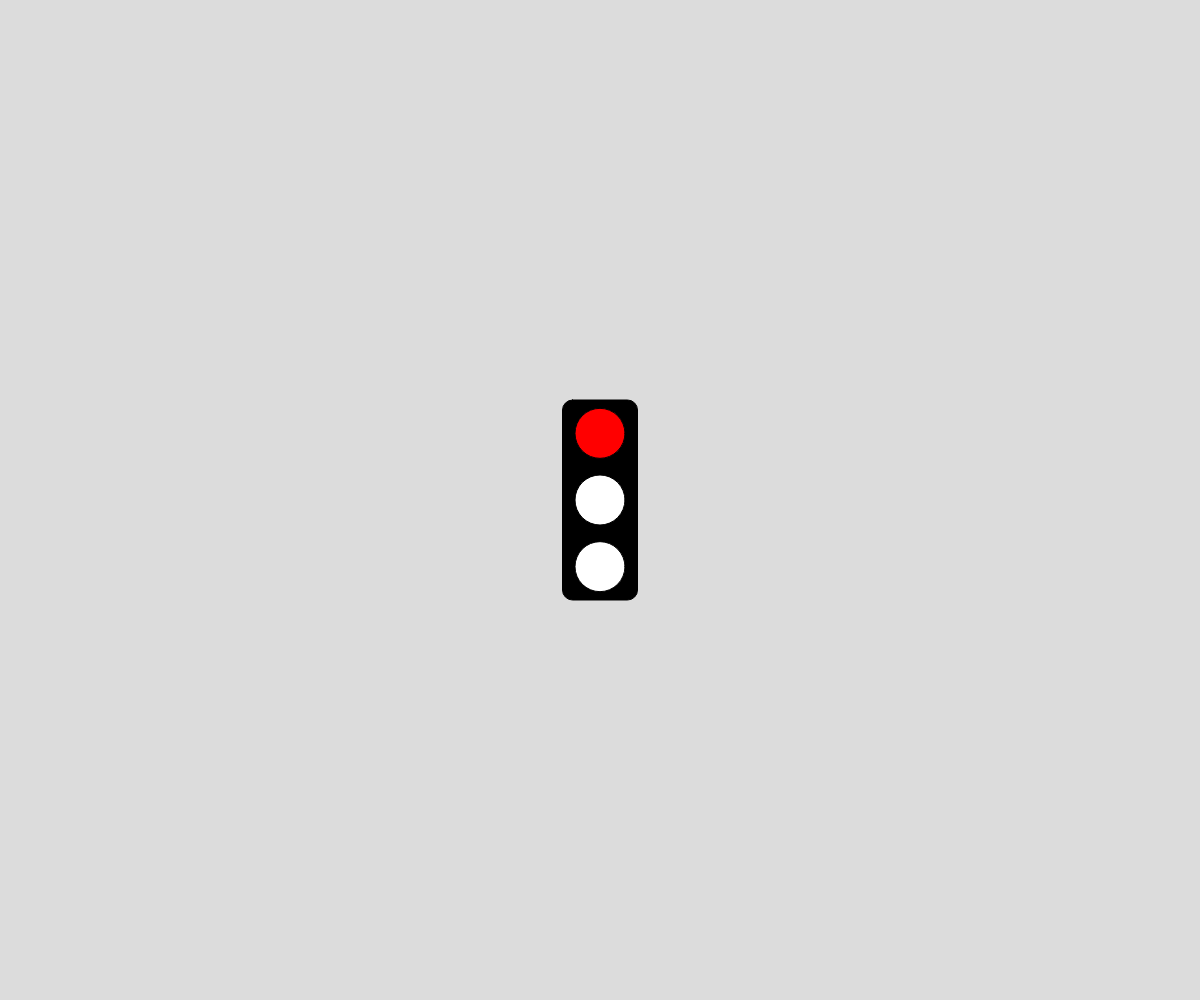
Frame 1 (no input)
Frame 60 (no input): identical to frame 1, image omitted
Frame 120 (the mouse pressed at the canvas centre since frame 60): identical to frame 1, image omitted

The p5.js sketch that drew this single still picture (run headless with seeded random() and noise() and a simulated clock; from frame 60 on, the mouse is pressed at the canvas centre):

// p5.js sketch
// ── sketch.js
// Traffic Light (Class Demo)
// Kassie Tan
// Sept 23, 2020

let colorToDisplay = "red";

let lastChangedStateTime = 0;

let greenLightDuration = 4000;
let yellowLightDuration = 1000;
let redLightDuration = 4000;

function setup() {
  createCanvas(windowWidth, windowHeight);
}

function draw() {
  background(220);

  drawOutlineOfLights();

  fillLightColor();

  changeStateOfLights();
}

function drawOutlineOfLights() {
  //box
  rectMode(CENTER);
  fill("#000000");
  rect(width/2, height/2, 75, 200, 10);

  //lights
  fill("white");
  
  circle(width/2, height/2 + 200/3, 50); //bottom
  circle(width/2, height/2 - 200/3, 50); //top
  circle(width/2, height/2, 50); //middle
}

function fillLightColor(){
  if (colorToDisplay === "green") {
    fill("green");
    circle(width/2, height/2 + 200/3, 50); //bottom
  }

  else if (colorToDisplay === "yellow") {
    fill("yellow");
    circle(width/2, height/2, 50); //middle
  }

  else { // (colorToDisplay === "red")
    fill("red");
    circle(width/2, height/2 - 200/3, 50); //top
  }
}

function changeStateOfLights() {
  if (colorToDisplay === "green" && 
      millis() >= lastChangedStateTime + greenLightDuration) {
    colorToDisplay = "yellow";
    lastChangedStateTime = millis();
  }
  
  if (colorToDisplay === "yellow" && 
      millis() >= lastChangedStateTime + yellowLightDuration) {
    colorToDisplay = "red";
    lastChangedStateTime = millis();
  }
  
  if (colorToDisplay === "red" && 
      millis() >= lastChangedStateTime + redLightDuration) {
    colorToDisplay = "green";
    lastChangedStateTime = millis();
  }
}
